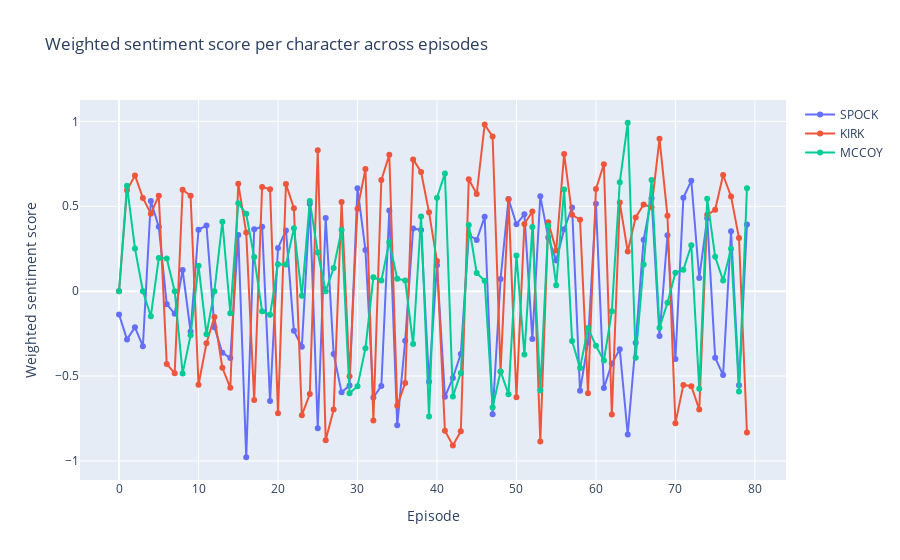

The code cell stored with this chart in its notebook:
### Code cell
traces = []

for char in characters_of_interest:
    # Merge sentiment scores and word counts per character per episode
    counts = pd.DataFrame(word_counts[char]) 
    char_data = pd.merge(merged_df[char], counts, left_index=True, right_index=True)
    char_data.columns = ['sent_per_episode', 'word count']
    
    # Normalize word counts
    max_word_count = char_data['word count'].max()
    char_data['normalized_word_count'] = char_data['word count'] / max_word_count
    
    # Calculate weighted sentiment score per episode
    char_data['weighted_sentiment'] = char_data['sent_per_episode'] * char_data['normalized_word_count']
    
    title_values = series_lines_raw_df['Title']
    
    # Create a Plotly trace for the character
    trace = go.Scatter(
        x=char_data.index,  # Episode numbers
        y=char_data['weighted_sentiment'],
        mode='lines+markers',
        name=char,
        text=[f'Episode: {episode}<br>Weighted Sentiment: {sentiment:.2f}<br>Title: {title}' 
              for episode, sentiment, title in zip(char_data.index, 
                                                    char_data['weighted_sentiment'], 
                                                    title_values)],  # Include 'Title' values in hover text
        hoverinfo='text'
    )
    traces.append(trace)

# Create the layout for the plot
layout = go.Layout(
    title='Weighted sentiment score per character across episodes',
    xaxis=dict(title='Episode'),
    yaxis=dict(title='Weighted sentiment score')
)

# Create the Plotly figure
fig = go.Figure(data=traces, layout=layout)

# Show the plot
fig.show()

### Figure 1 — Plotly figure (JSON) as saved in the notebook; plotly's stock layout.template omitted (floating-point values rounded to 4 significant figures)
{"data": [{"hoverinfo": "text", "mode": "lines+markers", "name": "SPOCK", "text": ["Episode: 0<br>Weighted Sentiment: -0.14<br>Title: The Cage", "Episode: 1<br>Weighted Sentiment: -0.28<br>Title: The Man Trap", "Episode: 2<br>Weighted Sentiment: -0.21<br>Title: Charlie X", "Episode: 3<br>Weighted Sentiment: -0.32<br>Title: Where No Man Has Gone Before", "Episode: 4<br>Weighted Sentiment: 0.53<br>Title: The Naked Time", "Episode: 5<br>Weighted Sentiment: 0.38<br>Title: The Enemy Within", "Episode: 6<br>Weighted Sentiment: -0.08<br>Title: Mudd's Women", "Episode: 7<br>Weighted Sentiment: -0.13<br>Title: What Are Little Girls Made\r", "Episode: 8<br>Weighted Sentiment: 0.12<br>Title: Miri", "Episode: 9<br>Weighted Sentiment: -0.24<br>Title: Dagger Of The Mind", "Episode: 10<br>Weighted Sentiment: 0.36<br>Title: The Corbomite Maneuver", "Episode: 11<br>Weighted Sentiment: 0.39<br>Title: The Menagerie", "Episode: 12<br>Weighted Sentiment: -0.21<br>Title: The Menagerie, Part 2", "Episode: 13<br>Weighted Sentiment: -0.36<br>Title: The Conscience of the King", "Episode: 14<br>Weighted Sentiment: -0.39<br>Title: Balance of Terror", "Episode: 15<br>Weighted Sentiment: 0.33<br>Title: Shore Leave", "Episode: 16<br>Weighted Sentiment: -0.98<br>Title: The Galileo Seven", "Episode: 17<br>Weighted Sentiment: 0.36<br>Title: The Squire of Gothos", "Episode: 18<br>Weighted Sentiment: 0.38<br>Title: Arena", "Episode: 19<br>Weighted Sentiment: -0.65<br>Title: Tomorrow is Yesterday", "Episode: 20<br>Weighted Sentiment: 0.25<br>Title: Court Martial", "Episode: 21<br>Weighted Sentiment: 0.36<br>Title: The Return of The Archons", "Episode: 22<br>Weighted Sentiment: -0.23<br>Title: Space Seed", "Episode: 23<br>Weighted Sentiment: -0.33<br>Title: A Taste of Armageddon", "Episode: 24<br>Weighted Sentiment: 0.51<br>Title: This Side of Paradise", "Episode: 25<br>Weighted Sentiment: -0.81<br>Title: The Devil In The Dark", "Episode: 26<br>Weighted Sentiment: 0.43<br>Title: Errand of Mercy", "Episode: 27<br>Weighted Sentiment: -0.37<br>Title: The Alternative Factor", "Episode: 28<br>Weighted Sentiment: -0.60<br>Title: The City on the Edge of Forever", "Episode: 29<br>Weighted Sentiment: -0.56<br>Title: Operation: Annihilate!", "Episode: 30<br>Weighted Sentiment: 0.61<br>Title: Amok Time", "Episode: 31<br>Weighted Sentiment: 0.24<br>Title: Who Mourns For Adonais?", "Episode: 32<br>Weighted Sentiment: -0.63<br>Title: The Changeling", "Episode: 33<br>Weighted Sentiment: -0.56<br>Title: Mirror, Mirror", "Episode: 34<br>Weighted Sentiment: 0.48<br>Title: The Apple", "Episode: 35<br>Weighted Sentiment: -0.79<br>Title: The Doomsday Machine", "Episode: 36<br>Weighted Sentiment: -0.29<br>Title: Catspaw", "Episode: 37<br>Weighted Sentiment: 0.37<br>Title: I, Mudd", "Episode: 38<br>Weighted Sentiment: 0.36<br>Title: Metamorphosis", "Episode: 39<br>Weighted Sentiment: -0.53<br>Title: Journey to Babel", "Episode: 40<br>Weighted Sentiment: 0.15<br>Title: Friday's Child", "Episode: 41<br>Weighted Sentiment: -0.62<br>Title: The Deadly Years", "Episode: 42<br>Weighted Sentiment: -0.51<br>Title: Obsession", "Episode: 43<br>Weighted Sentiment: -0.37<br>Title: Wolf In The Fold", "Episode: 44<br>Weighted Sentiment: 0.33<br>Title: The Trouble With Tribbles", "Episode: 45<br>Weighted Sentiment: 0.30<br>Title: The Gamesters Of Triskelion", "Episode: 46<br>Weighted Sentiment: 0.44<br>Title: A Piece Of The Action", "Episode: 47<br>Weighted Sentiment: -0.72<br>Title: The Immunity Syndrome", "Episode: 48<br>Weighted Sentiment: 0.07<br>Title: A Private Little War", "Episode: 49<br>Weighted Sentiment: 0.54<br>Title: Return To Tomorrow", "Episode: 50<br>Weighted Sentiment: 0.39<br>Title: Patterns Of Force", "Episode: 51<br>Weighted Sentiment: 0.45<br>Title: By Any Other Name", "Episode: 52<br>Weighted Sentiment: -0.28<br>Title: The Omega Glory", "Episode: 53<br>Weighted Sentiment: 0.56<br>Title: The Ultimate Computer", "Episode: 54<br>Weighted Sentiment: 0.32<br>Title: Bread And Circuses", "Episode: 55<br>Weighted Sentiment: 0.18<br>Title: Assignment: Earth", "Episode: 56<br>Weighted Sentiment: 0.36<br>Title: Spock's Brain", "Episode: 57<br>Weighted Sentiment: 0.49<br>Title: The Enterprise Incident", "Episode: 58<br>Weighted Sentiment: -0.59<br>Title: The Paradise Syndrome", "Episode: 59<br>Weighted Sentiment: -0.30<br>Title: And The Children Shall Lead", "Episode: 60<br>Weighted Sentiment: 0.51<br>Title: Is There In Truth No Beauty?", "Episode: 61<br>Weighted Sentiment: -0.57<br>Title: Spectre Of The Gun", "Episode: 62<br>Weighted Sentiment: -0.43<br>Title: The Day Of The Dove", "Episode: 63<br>Weighted Sentiment: -0.34<br>Title: For The World Is Hollow And\r", "Episode: 64<br>Weighted Sentiment: -0.84<br>Title: The Tholian Web", "Episode: 65<br>Weighted Sentiment: -0.30<br>Title: Plato's Stepchildren", "Episode: 66<br>Weighted Sentiment: 0.30<br>Title: Wink Of An Eye", "Episode: 67<br>Weighted Sentiment: 0.55<br>Title: The Empath", "Episode: 68<br>Weighted Sentiment: -0.26<br>Title: Elaan of Troyius", "Episode: 69<br>Weighted Sentiment: 0.33<br>Title: Whom Gods Destroy", "Episode: 70<br>Weighted Sentiment: -0.40<br>Title: Let That Be Your Last\r", "Episode: 71<br>Weighted Sentiment: 0.55<br>Title: The Mark Of Gideon", "Episode: 72<br>Weighted Sentiment: 0.65<br>Title: That Which Survives", "Episode: 73<br>Weighted Sentiment: 0.08<br>Title: The Lights Of Zetar", "Episode: 74<br>Weighted Sentiment: 0.43<br>Title: Requiem For Methuselah", "Episode: 75<br>Weighted Sentiment: -0.39<br>Title: The Way To Eden", "Episode: 76<br>Weighted Sentiment: -0.49<br>Title: The Cloud Minders", "Episode: 77<br>Weighted Sentiment: 0.35<br>Title: The Savage Curtain", "Episode: 78<br>Weighted Sentiment: -0.55<br>Title: All Our Yesterdays", "Episode: 79<br>Weighted Sentiment: 0.39<br>Title: Turnabout Intruder"], "type": "scatter", "x": [0, 1, 2, 3, 4, 5, 6, 7, 8, 9, 10, 11, 12, 13, 14, 15, 16, 17, 18, 19, 20, 21, 22, 23, 24, 25, 26, 27, 28, 29, 30, 31, 32, 33, 34, 35, 36, 37, 38, 39, 40, 41, 42, 43, 44, 45, 46, 47, 48, 49, 50, 51, 52, 53, 54, 55, 56, 57, 58, 59, 60, 61, 62, 63, 64, 65, 66, 67, 68, 69, 70, 71, 72, 73, 74, 75, 76, 77, 78, 79], "y": [-0.137, -0.2841, -0.213, -0.3239, 0.5316, 0.3789, -0.07666, -0.133, 0.1247, -0.2378, 0.3624, 0.3865, -0.2121, -0.3624, -0.3938, 0.3311, -0.9781, 0.3642, 0.3789, -0.6466, 0.2548, 0.3581, -0.233, -0.3271, 0.5146, -0.8066, 0.4307, -0.3695, -0.596, -0.555, 0.6064, 0.2421, -0.6265, -0.5578, 0.4754, -0.7904, -0.2919, 0.3697, 0.3609, -0.5335, 0.1532, -0.6225, -0.5108, -0.3693, 0.3322, 0.3016, 0.4378, -0.7247, 0.07177, 0.5428, 0.3943, 0.4526, -0.2809, 0.5587, 0.3159, 0.1814, 0.3649, 0.4933, -0.587, -0.3026, 0.5149, -0.5696, -0.4266, -0.3425, -0.8436, -0.3044, 0.3035, 0.5477, -0.2642, 0.3292, -0.3996, 0.5498, 0.6509, 0.07784, 0.4301, -0.3917, -0.4943, 0.353, -0.5537, 0.3934]}, {"hoverinfo": "text", "mode": "lines+markers", "name": "KIRK", "text": ["Episode: 0<br>Weighted Sentiment: 0.00<br>Title: The Cage", "Episode: 1<br>Weighted Sentiment: 0.59<br>Title: The Man Trap", "Episode: 2<br>Weighted Sentiment: 0.68<br>Title: Charlie X", "Episode: 3<br>Weighted Sentiment: 0.55<br>Title: Where No Man Has Gone Before", "Episode: 4<br>Weighted Sentiment: 0.46<br>Title: The Naked Time", "Episode: 5<br>Weighted Sentiment: 0.56<br>Title: The Enemy Within", "Episode: 6<br>Weighted Sentiment: -0.43<br>Title: Mudd's Women", "Episode: 7<br>Weighted Sentiment: -0.48<br>Title: What Are Little Girls Made\r", "Episode: 8<br>Weighted Sentiment: 0.60<br>Title: Miri", "Episode: 9<br>Weighted Sentiment: 0.56<br>Title: Dagger Of The Mind", "Episode: 10<br>Weighted Sentiment: -0.55<br>Title: The Corbomite Maneuver", "Episode: 11<br>Weighted Sentiment: -0.31<br>Title: The Menagerie", "Episode: 12<br>Weighted Sentiment: -0.15<br>Title: The Menagerie, Part 2", "Episode: 13<br>Weighted Sentiment: -0.45<br>Title: The Conscience of the King", "Episode: 14<br>Weighted Sentiment: -0.57<br>Title: Balance of Terror", "Episode: 15<br>Weighted Sentiment: 0.63<br>Title: Shore Leave", "Episode: 16<br>Weighted Sentiment: 0.35<br>Title: The Galileo Seven", "Episode: 17<br>Weighted Sentiment: -0.64<br>Title: The Squire of Gothos", "Episode: 18<br>Weighted Sentiment: 0.61<br>Title: Arena", "Episode: 19<br>Weighted Sentiment: 0.60<br>Title: Tomorrow is Yesterday", "Episode: 20<br>Weighted Sentiment: -0.72<br>Title: Court Martial", "Episode: 21<br>Weighted Sentiment: 0.63<br>Title: The Return of The Archons", "Episode: 22<br>Weighted Sentiment: 0.49<br>Title: Space Seed", "Episode: 23<br>Weighted Sentiment: -0.73<br>Title: A Taste of Armageddon", "Episode: 24<br>Weighted Sentiment: -0.61<br>Title: This Side of Paradise", "Episode: 25<br>Weighted Sentiment: 0.83<br>Title: The Devil In The Dark", "Episode: 26<br>Weighted Sentiment: -0.88<br>Title: Errand of Mercy", "Episode: 27<br>Weighted Sentiment: -0.70<br>Title: The Alternative Factor", "Episode: 28<br>Weighted Sentiment: 0.53<br>Title: The City on the Edge of Forever", "Episode: 29<br>Weighted Sentiment: -0.50<br>Title: Operation: Annihilate!", "Episode: 30<br>Weighted Sentiment: 0.49<br>Title: Amok Time", "Episode: 31<br>Weighted Sentiment: 0.72<br>Title: Who Mourns For Adonais?", "Episode: 32<br>Weighted Sentiment: -0.76<br>Title: The Changeling", "Episode: 33<br>Weighted Sentiment: 0.65<br>Title: Mirror, Mirror", "Episode: 34<br>Weighted Sentiment: 0.80<br>Title: The Apple", "Episode: 35<br>Weighted Sentiment: -0.68<br>Title: The Doomsday Machine", "Episode: 36<br>Weighted Sentiment: -0.54<br>Title: Catspaw", "Episode: 37<br>Weighted Sentiment: 0.78<br>Title: I, Mudd", "Episode: 38<br>Weighted Sentiment: 0.70<br>Title: Metamorphosis", "Episode: 39<br>Weighted Sentiment: 0.46<br>Title: Journey to Babel", "Episode: 40<br>Weighted Sentiment: 0.18<br>Title: Friday's Child", "Episode: 41<br>Weighted Sentiment: -0.82<br>Title: The Deadly Years", "Episode: 42<br>Weighted Sentiment: -0.91<br>Title: Obsession", "Episode: 43<br>Weighted Sentiment: -0.83<br>Title: Wolf In The Fold", "Episode: 44<br>Weighted Sentiment: 0.66<br>Title: The Trouble With Tribbles", "Episode: 45<br>Weighted Sentiment: 0.57<br>Title: The Gamesters Of Triskelion", "Episode: 46<br>Weighted Sentiment: 0.98<br>Title: A Piece Of The Action", "Episode: 47<br>Weighted Sentiment: 0.91<br>Title: The Immunity Syndrome", "Episode: 48<br>Weighted Sentiment: -0.47<br>Title: A Private Little War", "Episode: 49<br>Weighted Sentiment: 0.54<br>Title: Return To Tomorrow", "Episode: 50<br>Weighted Sentiment: -0.62<br>Title: Patterns Of Force", "Episode: 51<br>Weighted Sentiment: 0.40<br>Title: By Any Other Name", "Episode: 52<br>Weighted Sentiment: 0.47<br>Title: The Omega Glory", "Episode: 53<br>Weighted Sentiment: -0.89<br>Title: The Ultimate Computer", "Episode: 54<br>Weighted Sentiment: 0.41<br>Title: Bread And Circuses", "Episode: 55<br>Weighted Sentiment: 0.24<br>Title: Assignment: Earth", "Episode: 56<br>Weighted Sentiment: 0.81<br>Title: Spock's Brain", "Episode: 57<br>Weighted Sentiment: 0.45<br>Title: The Enterprise Incident", "Episode: 58<br>Weighted Sentiment: 0.42<br>Title: The Paradise Syndrome", "Episode: 59<br>Weighted Sentiment: -0.60<br>Title: And The Children Shall Lead", "Episode: 60<br>Weighted Sentiment: 0.60<br>Title: Is There In Truth No Beauty?", "Episode: 61<br>Weighted Sentiment: 0.75<br>Title: Spectre Of The Gun", "Episode: 62<br>Weighted Sentiment: -0.73<br>Title: The Day Of The Dove", "Episode: 63<br>Weighted Sentiment: 0.52<br>Title: For The World Is Hollow And\r", "Episode: 64<br>Weighted Sentiment: 0.23<br>Title: The Tholian Web", "Episode: 65<br>Weighted Sentiment: 0.43<br>Title: Plato's Stepchildren", "Episode: 66<br>Weighted Sentiment: 0.51<br>Title: Wink Of An Eye", "Episode: 67<br>Weighted Sentiment: 0.49<br>Title: The Empath", "Episode: 68<br>Weighted Sentiment: 0.90<br>Title: Elaan of Troyius", "Episode: 69<br>Weighted Sentiment: 0.44<br>Title: Whom Gods Destroy", "Episode: 70<br>Weighted Sentiment: -0.78<br>Title: Let That Be Your Last\r", "Episode: 71<br>Weighted Sentiment: -0.55<br>Title: The Mark Of Gideon", "Episode: 72<br>Weighted Sentiment: -0.56<br>Title: That Which Survives", "Episode: 73<br>Weighted Sentiment: -0.70<br>Title: The Lights Of Zetar", "Episode: 74<br>Weighted Sentiment: 0.45<br>Title: Requiem For Methuselah", "Episode: 75<br>Weighted Sentiment: 0.48<br>Title: The Way To Eden", "Episode: 76<br>Weighted Sentiment: 0.68<br>Title: The Cloud Minders", "Episode: 77<br>Weighted Sentiment: 0.56<br>Title: The Savage Curtain", "Episode: 78<br>Weighted Sentiment: 0.31<br>Title: All Our Yesterdays", "Episode: 79<br>Weighted Sentiment: -0.83<br>Title: Turnabout Intruder"], "type": "scatter", "x": [0, 1, 2, 3, 4, 5, 6, 7, 8, 9, 10, 11, 12, 13, 14, 15, 16, 17, 18, 19, 20, 21, 22, 23, 24, 25, 26, 27, 28, 29, 30, 31, 32, 33, 34, 35, 36, 37, 38, 39, 40, 41, 42, 43, 44, 45, 46, 47, 48, 49, 50, 51, 52, 53, 54, 55, 56, 57, 58, 59, 60, 61, 62, 63, 64, 65, 66, 67, 68, 69, 70, 71, 72, 73, 74, 75, 76, 77, 78, 79], "y": [0, 0.5947, 0.6818, 0.5495, 0.4566, 0.5619, -0.4286, -0.4841, 0.5976, 0.5619, -0.5513, -0.3064, -0.1523, -0.451, -0.5694, 0.6331, 0.3455, -0.6413, 0.6143, 0.6003, -0.7193, 0.6308, 0.4886, -0.7305, -0.606, 0.8305, -0.8787, -0.6972, 0.5253, -0.5012, 0.4851, 0.7189, -0.7617, 0.6541, 0.8039, -0.6754, -0.5409, 0.7762, 0.7023, 0.4645, 0.1777, -0.8214, -0.9082, -0.8254, 0.6595, 0.5724, 0.9812, 0.911, -0.4739, 0.542, -0.6246, 0.3953, 0.4692, -0.8852, 0.4066, 0.2399, 0.8083, 0.4501, 0.4207, -0.6008, 0.6017, 0.7474, -0.7268, 0.522, 0.2334, 0.4346, 0.5104, 0.4949, 0.8973, 0.4441, -0.7772, -0.5522, -0.56, -0.6968, 0.4497, 0.4793, 0.6843, 0.5582, 0.3132, -0.8319]}, {"hoverinfo": "text", "mode": "lines+markers", "name": "MCCOY", "text": ["Episode: 0<br>Weighted Sentiment: 0.00<br>Title: The Cage", "Episode: 1<br>Weighted Sentiment: 0.62<br>Title: The Man Trap", "Episode: 2<br>Weighted Sentiment: 0.25<br>Title: Charlie X", "Episode: 3<br>Weighted Sentiment: 0.00<br>Title: Where No Man Has Gone Before", "Episode: 4<br>Weighted Sentiment: -0.15<br>Title: The Naked Time", "Episode: 5<br>Weighted Sentiment: 0.20<br>Title: The Enemy Within", "Episode: 6<br>Weighted Sentiment: 0.19<br>Title: Mudd's Women", "Episode: 7<br>Weighted Sentiment: 0.00<br>Title: What Are Little Girls Made\r", "Episode: 8<br>Weighted Sentiment: -0.48<br>Title: Miri", "Episode: 9<br>Weighted Sentiment: -0.26<br>Title: Dagger Of The Mind", "Episode: 10<br>Weighted Sentiment: 0.15<br>Title: The Corbomite Maneuver", "Episode: 11<br>Weighted Sentiment: -0.25<br>Title: The Menagerie", "Episode: 12<br>Weighted Sentiment: 0.00<br>Title: The Menagerie, Part 2", "Episode: 13<br>Weighted Sentiment: 0.41<br>Title: The Conscience of the King", "Episode: 14<br>Weighted Sentiment: -0.13<br>Title: Balance of Terror", "Episode: 15<br>Weighted Sentiment: 0.52<br>Title: Shore Leave", "Episode: 16<br>Weighted Sentiment: 0.46<br>Title: The Galileo Seven", "Episode: 17<br>Weighted Sentiment: 0.20<br>Title: The Squire of Gothos", "Episode: 18<br>Weighted Sentiment: -0.12<br>Title: Arena", "Episode: 19<br>Weighted Sentiment: -0.14<br>Title: Tomorrow is Yesterday", "Episode: 20<br>Weighted Sentiment: 0.16<br>Title: Court Martial", "Episode: 21<br>Weighted Sentiment: 0.16<br>Title: The Return of The Archons", "Episode: 22<br>Weighted Sentiment: 0.37<br>Title: Space Seed", "Episode: 23<br>Weighted Sentiment: -0.03<br>Title: A Taste of Armageddon", "Episode: 24<br>Weighted Sentiment: 0.53<br>Title: This Side of Paradise", "Episode: 25<br>Weighted Sentiment: 0.23<br>Title: The Devil In The Dark", "Episode: 26<br>Weighted Sentiment: 0.00<br>Title: Errand of Mercy", "Episode: 27<br>Weighted Sentiment: 0.14<br>Title: The Alternative Factor", "Episode: 28<br>Weighted Sentiment: 0.36<br>Title: The City on the Edge of Forever", "Episode: 29<br>Weighted Sentiment: -0.60<br>Title: Operation: Annihilate!", "Episode: 30<br>Weighted Sentiment: -0.56<br>Title: Amok Time", "Episode: 31<br>Weighted Sentiment: -0.34<br>Title: Who Mourns For Adonais?", "Episode: 32<br>Weighted Sentiment: 0.08<br>Title: The Changeling", "Episode: 33<br>Weighted Sentiment: 0.06<br>Title: Mirror, Mirror", "Episode: 34<br>Weighted Sentiment: 0.29<br>Title: The Apple", "Episode: 35<br>Weighted Sentiment: 0.07<br>Title: The Doomsday Machine", "Episode: 36<br>Weighted Sentiment: 0.06<br>Title: Catspaw", "Episode: 37<br>Weighted Sentiment: -0.31<br>Title: I, Mudd", "Episode: 38<br>Weighted Sentiment: 0.44<br>Title: Metamorphosis", "Episode: 39<br>Weighted Sentiment: -0.74<br>Title: Journey to Babel", "Episode: 40<br>Weighted Sentiment: 0.55<br>Title: Friday's Child", "Episode: 41<br>Weighted Sentiment: 0.69<br>Title: The Deadly Years", "Episode: 42<br>Weighted Sentiment: -0.62<br>Title: Obsession", "Episode: 43<br>Weighted Sentiment: -0.48<br>Title: Wolf In The Fold", "Episode: 44<br>Weighted Sentiment: 0.39<br>Title: The Trouble With Tribbles", "Episode: 45<br>Weighted Sentiment: 0.11<br>Title: The Gamesters Of Triskelion", "Episode: 46<br>Weighted Sentiment: 0.06<br>Title: A Piece Of The Action", "Episode: 47<br>Weighted Sentiment: -0.68<br>Title: The Immunity Syndrome", "Episode: 48<br>Weighted Sentiment: -0.47<br>Title: A Private Little War", "Episode: 49<br>Weighted Sentiment: -0.61<br>Title: Return To Tomorrow", "Episode: 50<br>Weighted Sentiment: 0.21<br>Title: Patterns Of Force", "Episode: 51<br>Weighted Sentiment: -0.37<br>Title: By Any Other Name", "Episode: 52<br>Weighted Sentiment: 0.38<br>Title: The Omega Glory", "Episode: 53<br>Weighted Sentiment: -0.58<br>Title: The Ultimate Computer", "Episode: 54<br>Weighted Sentiment: 0.39<br>Title: Bread And Circuses", "Episode: 55<br>Weighted Sentiment: 0.04<br>Title: Assignment: Earth", "Episode: 56<br>Weighted Sentiment: 0.60<br>Title: Spock's Brain", "Episode: 57<br>Weighted Sentiment: -0.29<br>Title: The Enterprise Incident", "Episode: 58<br>Weighted Sentiment: -0.45<br>Title: The Paradise Syndrome", "Episode: 59<br>Weighted Sentiment: -0.22<br>Title: And The Children Shall Lead", "Episode: 60<br>Weighted Sentiment: -0.32<br>Title: Is There In Truth No Beauty?", "Episode: 61<br>Weighted Sentiment: -0.41<br>Title: Spectre Of The Gun", "Episode: 62<br>Weighted Sentiment: -0.12<br>Title: The Day Of The Dove", "Episode: 63<br>Weighted Sentiment: 0.64<br>Title: For The World Is Hollow And\r", "Episode: 64<br>Weighted Sentiment: 0.99<br>Title: The Tholian Web", "Episode: 65<br>Weighted Sentiment: -0.39<br>Title: Plato's Stepchildren", "Episode: 66<br>Weighted Sentiment: 0.16<br>Title: Wink Of An Eye", "Episode: 67<br>Weighted Sentiment: 0.65<br>Title: The Empath", "Episode: 68<br>Weighted Sentiment: -0.22<br>Title: Elaan of Troyius", "Episode: 69<br>Weighted Sentiment: -0.07<br>Title: Whom Gods Destroy", "Episode: 70<br>Weighted Sentiment: 0.11<br>Title: Let That Be Your Last\r", "Episode: 71<br>Weighted Sentiment: 0.13<br>Title: The Mark Of Gideon", "Episode: 72<br>Weighted Sentiment: 0.27<br>Title: That Which Survives", "Episode: 73<br>Weighted Sentiment: -0.58<br>Title: The Lights Of Zetar", "Episode: 74<br>Weighted Sentiment: 0.54<br>Title: Requiem For Methuselah", "Episode: 75<br>Weighted Sentiment: 0.20<br>Title: The Way To Eden", "Episode: 76<br>Weighted Sentiment: 0.06<br>Title: The Cloud Minders", "Episode: 77<br>Weighted Sentiment: 0.25<br>Title: The Savage Curtain", "Episode: 78<br>Weighted Sentiment: -0.59<br>Title: All Our Yesterdays", "Episode: 79<br>Weighted Sentiment: 0.61<br>Title: Turnabout Intruder"], "type": "scatter", "x": [0, 1, 2, 3, 4, 5, 6, 7, 8, 9, 10, 11, 12, 13, 14, 15, 16, 17, 18, 19, 20, 21, 22, 23, 24, 25, 26, 27, 28, 29, 30, 31, 32, 33, 34, 35, 36, 37, 38, 39, 40, 41, 42, 43, 44, 45, 46, 47, 48, 49, 50, 51, 52, 53, 54, 55, 56, 57, 58, 59, 60, 61, 62, 63, 64, 65, 66, 67, 68, 69, 70, 71, 72, 73, 74, 75, 76, 77, 78, 79], "y": [0, 0.6206, 0.2518, 0, -0.1473, 0.1956, 0.1931, 0, -0.4841, -0.2602, 0.1505, -0.2533, 0, 0.4092, -0.1301, 0.5182, 0.4558, 0.2009, -0.1188, -0.1394, 0.1588, 0.1565, 0.3707, -0.02687, 0.5307, 0.2278, 0, 0.1367, 0.3601, -0.6018, -0.5596, -0.3366, 0.08207, 0.06275, 0.2899, 0.07345, 0.06259, -0.3113, 0.4396, -0.7384, 0.5499, 0.6936, -0.6197, -0.4812, 0.3899, 0.1073, 0.06174, -0.6845, -0.4727, -0.6065, 0.2106, -0.3734, 0.3784, -0.5838, 0.3856, 0.03523, 0.5994, -0.2928, -0.4531, -0.2167, -0.3219, -0.4089, -0.1185, 0.6414, 0.992, -0.3922, 0.1573, 0.6542, -0.2158, -0.06867, 0.1083, 0.1258, 0.2706, -0.5752, 0.5448, 0.2023, 0.06354, 0.2499, -0.5903, 0.6062]}], "layout": {"title": {"text": "Weighted sentiment score per character across episodes"}, "xaxis": {"title": {"text": "Episode"}}, "yaxis": {"title": {"text": "Weighted sentiment score"}}}}
